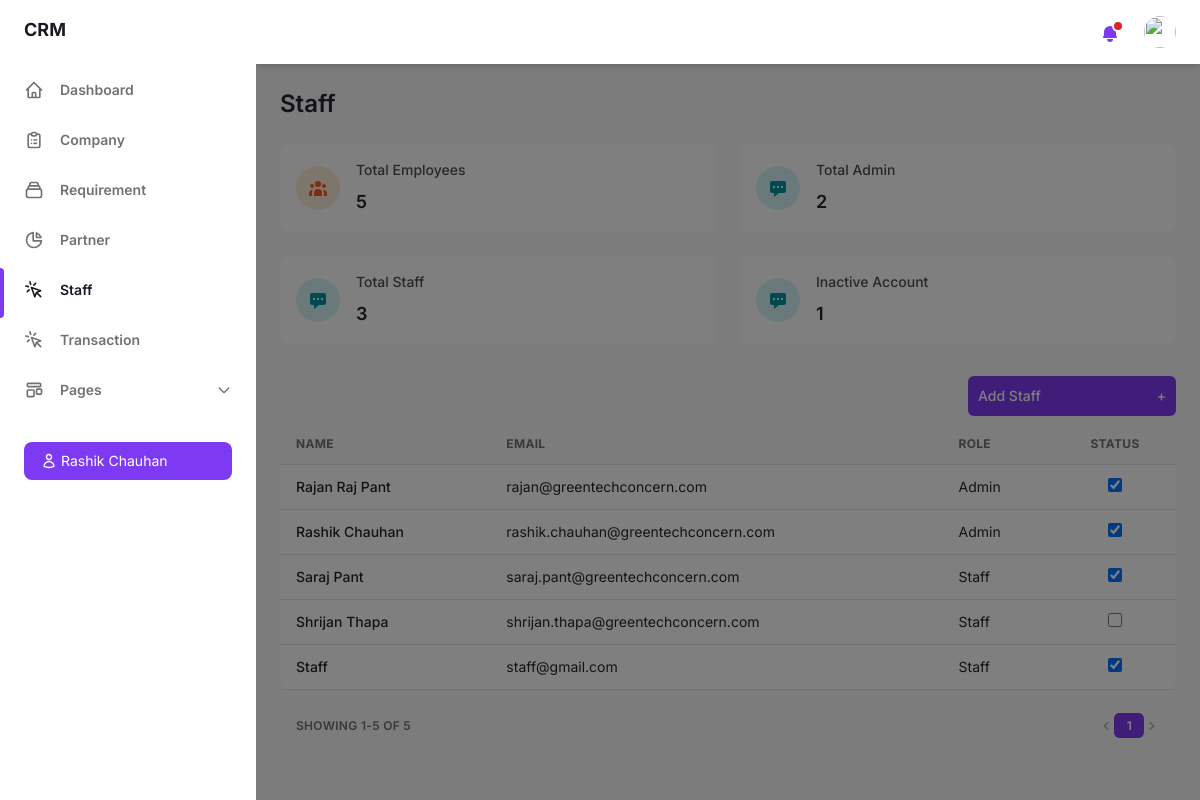
Before: /staff/ (signed in) with the older database file.
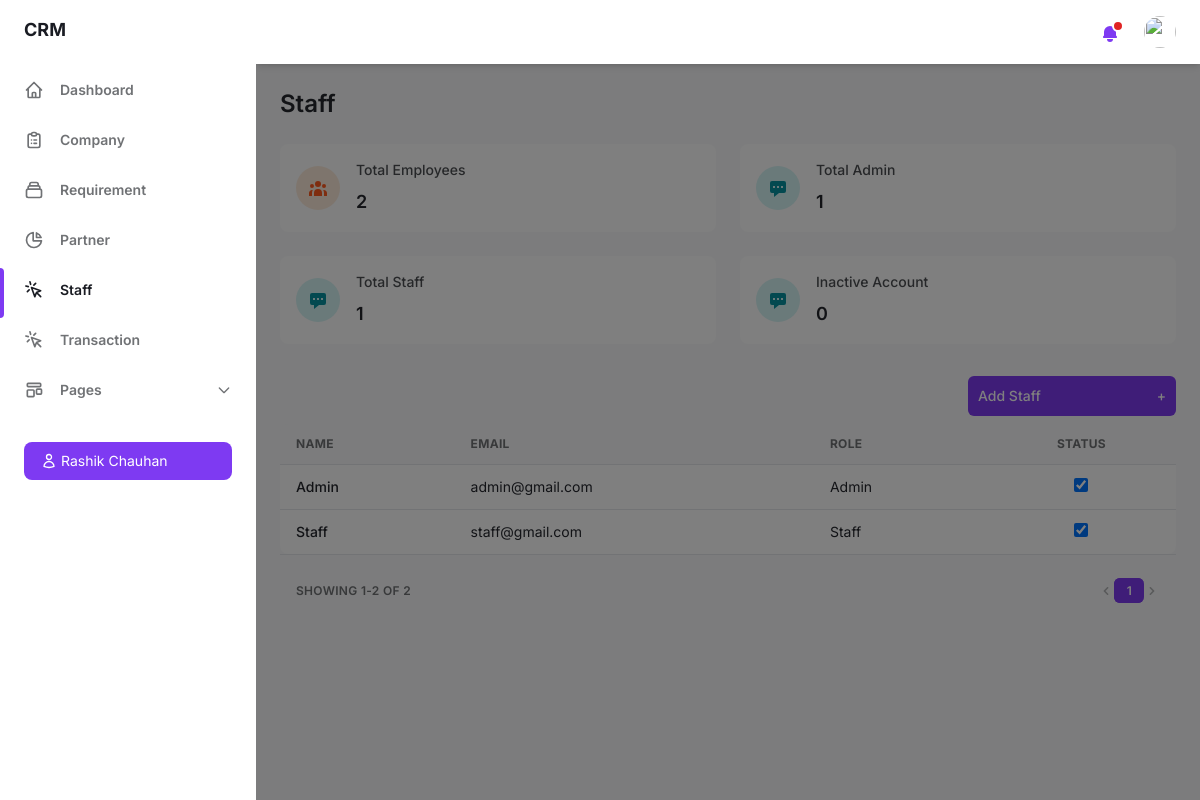
After: the same page with the newer database file.
### crm_app/models.py (models this page shows, shortened)
class Staff(models.Model):
    full_name = models.CharField(max_length=100)
    email = models.EmailField(unique=True)
    password = models.CharField(max_length=255)
    role = models.CharField(max_length=100)
    status = models.BooleanField(default=True)

### crm_app/views.py (the view)
# urls.py: path('staff/', views.staff, name='staff'),
def staff(request):
    if 'staff_id' not in request.session:
        return redirect('login')
    staff_id = request.session.get('staff_id')
    user = Staff.objects.get(id=staff_id)
    staffs = Staff.objects.order_by('full_name')
    employee_count = Staff.objects.count()
    admin_count = Staff.objects.filter(role="Admin").count()
    staff_count = Staff.objects.filter(role="Staff").count()
    inactive_count = Staff.objects.filter(status=False).count()
    paginator = Paginator(staffs, 10)
    page = request.GET.get('page')
    try:
        staffs_page = paginator.page(page)
    except PageNotAnInteger:
        staffs_page = paginator.page(1)
    except EmptyPage:
        staffs_page = paginator.page(paginator.num_pages)
    context = {'staffs': staffs, 'employee_count': employee_count, 'admin_count': admin_count, 'staff_count': staff_count, 'inactive_count': inactive_count, 'staffs': staffs_page, 'paginator': paginator, 'page_obj': staffs_page, 'user': user}
    return render(request, 'staff.html', context)

### templates/staff.html (shortened to what the changed rows need)
{% load static %}
<!DOCTYPE html>
<html :class="{ 'theme-dark': dark }" x-data="data()" lang="en">
<head>
    <link rel="stylesheet" href="{% static 'css/tailwind.output.css' %}" />
</head>
<body>
    <div class="flex h-screen bg-gray-50 dark:bg-gray-900" :class="{ 'overflow-hidden': isSideMenuOpen }">
        <div class="flex flex-col flex-1 w-full">
            <main class="h-full overflow-y-auto" id="main-staff-content">
                <div class="container px-6 mx-auto grid">
                    <h2 class="my-6 text-2xl font-semibold text-gray-700 dark:text-gray-200">Staff</h2>
                    <div class="grid gap-6 mb-8 md:grid-cols-2 xl:grid-cols-4">
                        <div class="flex items-center p-4 bg-white rounded-lg shadow-xs dark:bg-gray-800">
                            <div>
                                <p class="mb-2 text-sm font-medium text-gray-600 dark:text-gray-400">Total Employees</p>
                                <p class="text-lg font-semibold text-gray-700 dark:text-gray-200">{{ employee_count }}</p>
                            </div>
                        </div>
                        <div class="flex items-center p-4 bg-white rounded-lg shadow-xs dark:bg-gray-800">
                            <div>
                                <p class="mb-2 text-sm font-medium text-gray-600 dark:text-gray-400">Total Admin</p>
                                <p class="text-lg font-semibold text-gray-700 dark:text-gray-200">{{ admin_count }}</p>
                            </div>
                        </div>
                        <div class="flex items-center p-4 bg-white rounded-lg shadow-xs dark:bg-gray-800">
                            <div>
                                <p class="mb-2 text-sm font-medium text-gray-600 dark:text-gray-400">Total Staff</p>
                                <p class="text-lg font-semibold text-gray-700 dark:text-gray-200">{{ staff_count }}</p>
                            </div>
                        </div>
                        <div class="flex items-center p-4 bg-white rounded-lg shadow-xs dark:bg-gray-800">
                            <div>
                                <p class="mb-2 text-sm font-medium text-gray-600 dark:text-gray-400">Inactive Account</p>
                                <p class="text-lg font-semibold text-gray-700 dark:text-gray-200">{{ inactive_count }}</p>
                            </div>
                        </div>
                    </div>
                    <div class="w-full overflow-hidden rounded-lg shadow-xs">
                        <div class="w-full overflow-x-auto">
                            <table class="w-full whitespace-no-wrap">
                                <thead>
                                    <tr class="text-xs font-semibold tracking-wide text-left text-gray-500 uppercase border-b dark:border-gray-700 bg-gray-50 dark:text-gray-400 dark:bg-gray-800">
                                        <th class="px-4 py-3">Name</th>
                                        <th class="px-4 py-3">Email</th>
                                        <th class="px-4 py-3">Role</th>
                                        <th class="px-4 py-3 text-center">Status</th>
                                    </tr>
                                </thead>
                                <tbody class="bg-white divide-y dark:divide-gray-700 dark:bg-gray-800">
                                    {% for staff in staffs %}
                                    <tr class="text-gray-700 dark:text-gray-400">
                                        <td class="px-4 py-3">
                                            <p class="font-medium text-sm">{{ staff.full_name }}</p>
                                        </td>
                                        <td class="px-4 py-3 text-sm">{{ staff.email }}</td>
                                        <td class="px-4 py-3 text-sm">{{ staff.role }}</td>
                                        <td class="px-4 py-3 text-sm text-center">
                                            <input name="status" type="checkbox" data-id="{{ staff.id }}" {% if staff.status %}checked{% endif %} class="status-checkbox h-[14px] w-[14px] rounded border-gray-300 text-indigo-600 focus:ring-indigo-600">
                                        </td>
                                    </tr>
                                    {% empty %}
                                    <tr>
                                        <td colspan="5" class="font-medium text-sm text-center">No staffs found.</td>
                                    </tr>
                                    {% endfor %}
                                </tbody>
                            </table>
                        </div>
                    </div>
                    <div class="grid px-4 py-3 text-xs font-semibold tracking-wide text-gray-500 uppercase border-t dark:border-gray-700 bg-gray-50 sm:grid-cols-9 dark:text-gray-400 dark:bg-gray-800">
                        <span class="flex items-center col-span-3">Showing {{ page_obj.start_index }}-{{ page_obj.end_index }} of {{ paginator.count }}</span>
                        <span class="col-span-2"></span>
                        <span class="flex col-span-4 mt-2 sm:mt-auto sm:justify-end">
                            <nav aria-label="Table navigation">
                                <ul class="inline-flex items-center">
                                    {% for num in paginator.page_range %}
                                        {% if num == page_obj.number %}
                                        <li>
                                            <span class="px-3 py-1 text-white transition-colors duration-150 bg-purple-600 border border-r-0 border-purple-600 rounded-md focus:outline-none">{{ num }}</span>
                                        </li>
                                        {% else %}
                                        <li>
                                            <a href="?page={{ num }}" class="px-3 py-1 rounded-md focus:outline-none">{{ num }}</a>
                                        </li>
                                        {% endif %}
                                    {% endfor %}
                                </ul>
                            </nav>
                        </span>
                    </div>
                </div>
            </main>
        </div>
    </div>
</body>
</html>

Changed rows visible on the page:
removed Staff: full_name "Rajan Raj Pant", email "rajan@greentechconcern.com", role "Admin", status "☑"
removed Staff: full_name "Rashik Chauhan", email "rashik.chauhan@greentechconcern.com", role "Admin", status "☑"
removed Staff: full_name "Saraj Pant", email "saraj.pant@greentechconcern.com", role "Staff", status "☑"
removed Staff: full_name "Shrijan Thapa", email "shrijan.thapa@greentechconcern.com", role "Staff"
added Staff: full_name "Admin", email "admin@gmail.com", role "Admin", status "☑"
Other visible differences:
{{ employee_count }}: "5" → "2"
{{ admin_count }}: "2" → "1"
{{ staff_count }}: "3" → "1"
{{ inactive_count }}: "1" → "0"
{{ page_obj.end_index }}: "5" → "2"
{{ paginator.count }}: "5" → "2"
